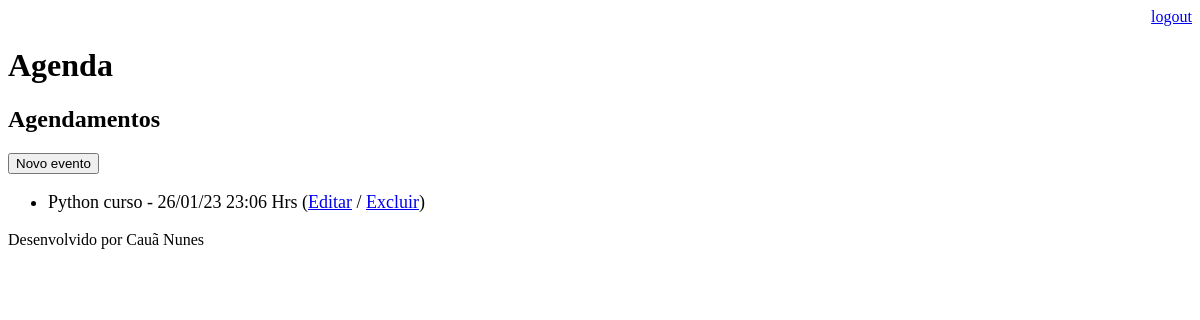
Page /agenda/ (signed in) on the earlier database version.
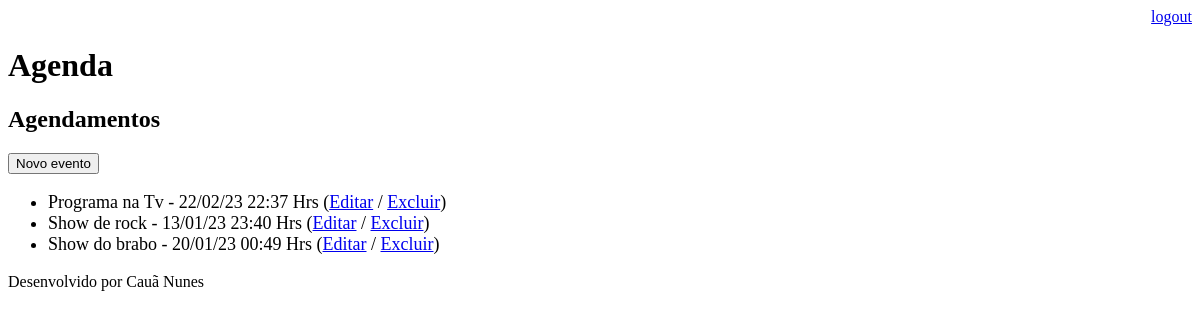
Same page on the later database version.
### core/models.py (models this page shows, shortened)
class Evento (models.Model):
    titulo = models.CharField(max_length=100)
    descricao = models.TextField(blank=True, null=True)
    data_evento = models.DateTimeField(verbose_name=" Data do Evento")
    data_criacao = models.DateTimeField(auto_now=True)
    usuario = models.ForeignKey(User, on_delete=models.CASCADE)
    class Meta:
        db_table = 'evento'
    def get_data_evento(self):
        return self.data_evento.strftime('%d/%m/%y %H:%M Hrs')

### core/views.py (the view)
# urls.py: path('agenda/', views.lista_eventos),
@login_required(login_url='/login/')
def lista_eventos(request):
    usuario = request.user
    data_atual = datetime.now() - timedelta(hours=1)
    evento = Evento.objects.filter(usuario=usuario,
                                   data_evento__gt= data_atual)
    dados = {'evento': evento}
    return render(request, 'agenda.html', dados)

### templates/agenda.html (shortened to what this page needs)
    {% extends "model-page.html" %}
    {% block content %}
        <h2> Agendamentos</h2>
        <a href="evento/">
            <button type="button">Novo evento</button>
        </a>
         <ul style="font-size: 18px">
            {% for evento in evento %}
                 <li>
                     <div style=>
                         {{ evento.titulo }} - {{ evento.get_data_evento}}
                         (<a href="evento/?id={{ evento.id }}" >Editar</a>
                         / <a href="evento/delete/{{ evento.id }}/">Excluir</a>)
                     </div>
                 </li>
             {% endfor %}
        </ul>
    {% endblock %}

### templates/model-page.html
<!DOCTYPE html>
<html lang="en">
<head>
    {% include "model-header.html" %}
</head>
<body>
    {% block content %}  {% endblock %}
    {% include "model-footer.html" %}
</body>
</html>

### templates/model-header.html (shortened to what this page needs)
 <div align="right">
      <a href="/logout" >logout</a>
 </div>
 <h1>Agenda</h1>

### templates/model-footer.html
<P>
    Desenvolvido por Cauã Nunes
</P>

Differences in the rows shown:
removed Evento: titulo "Python curso", get_data_evento "26/01/23 23:06 Hrs"
added Evento: titulo "Programa na Tv", get_data_evento "22/02/23 22:37 Hrs"
added Evento: titulo "Show de rock", get_data_evento "13/01/23 23:40 Hrs"
added Evento: titulo "Show do brabo", get_data_evento "20/01/23 00:49 Hrs"
